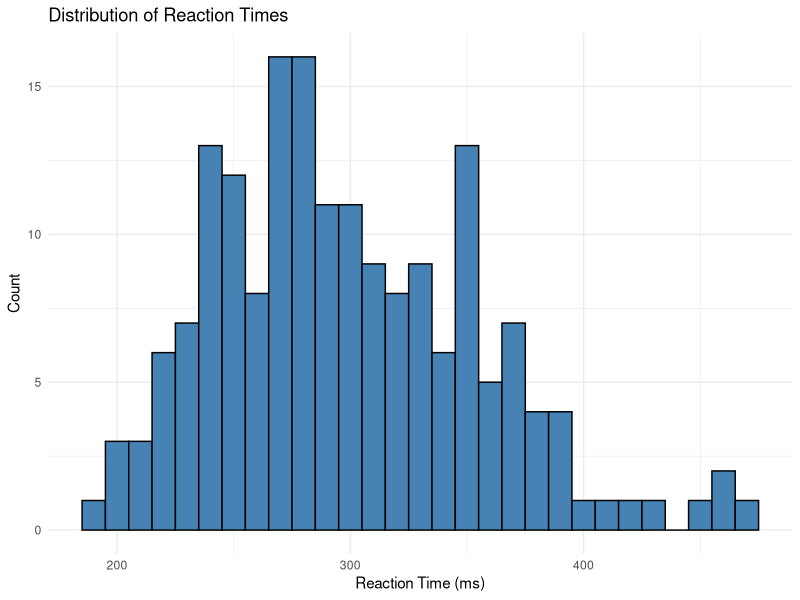
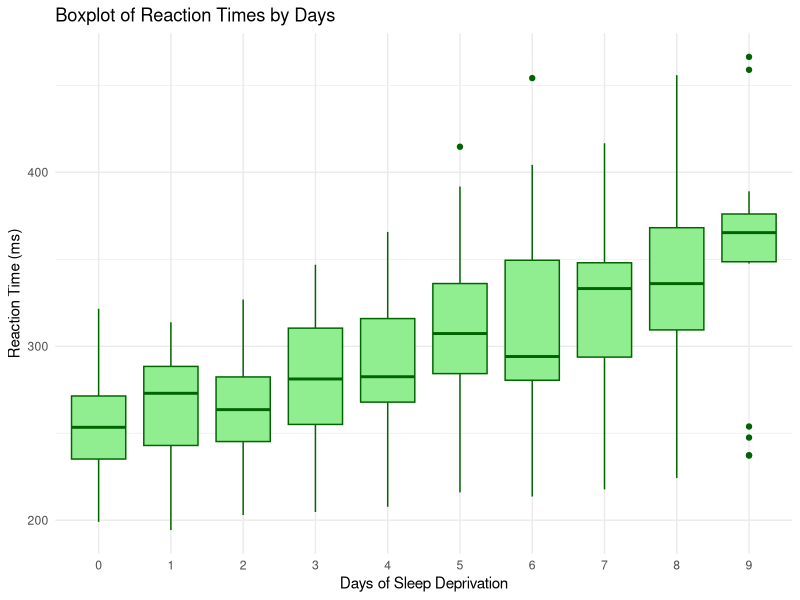
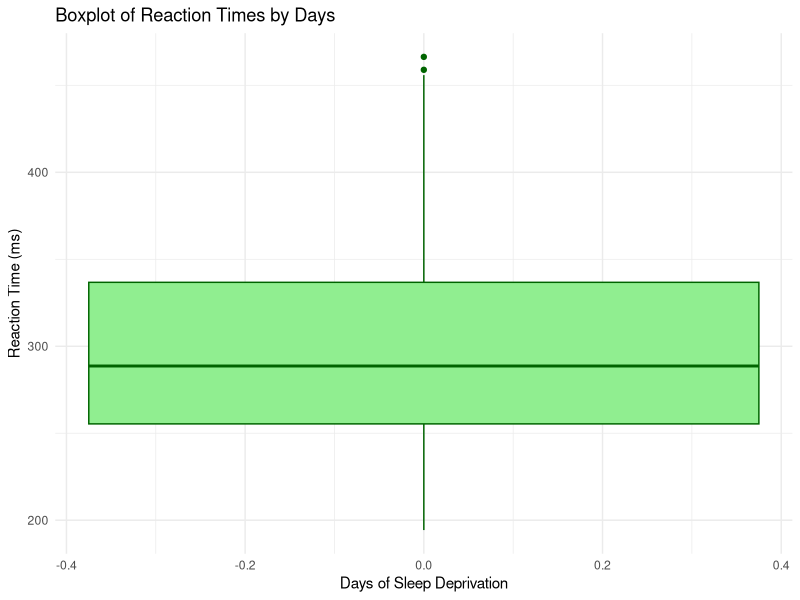
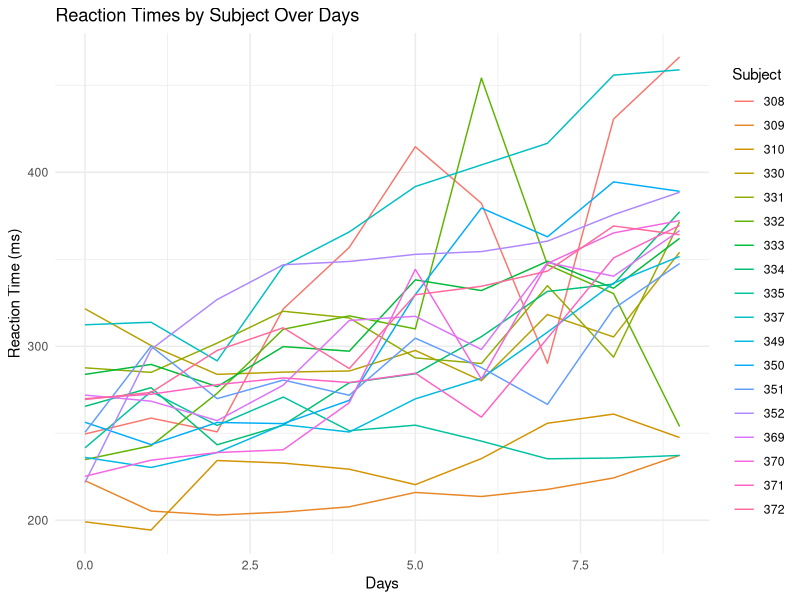
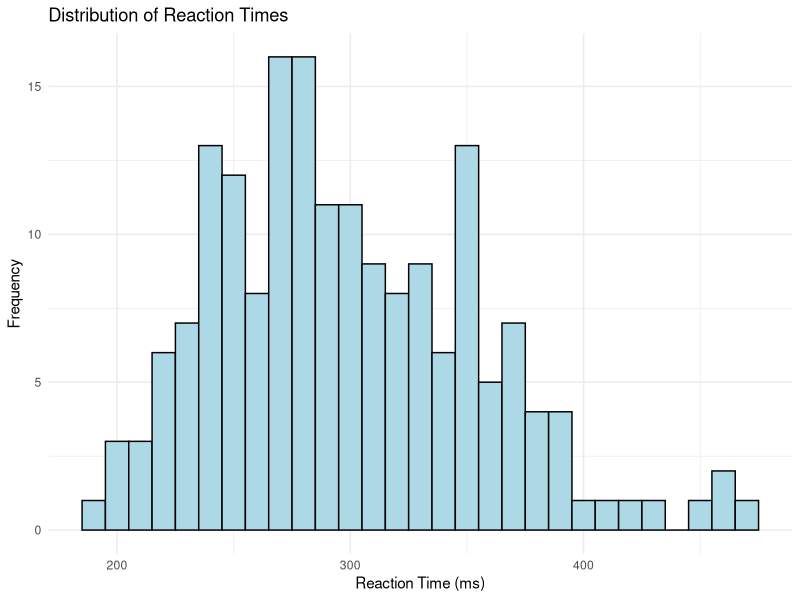
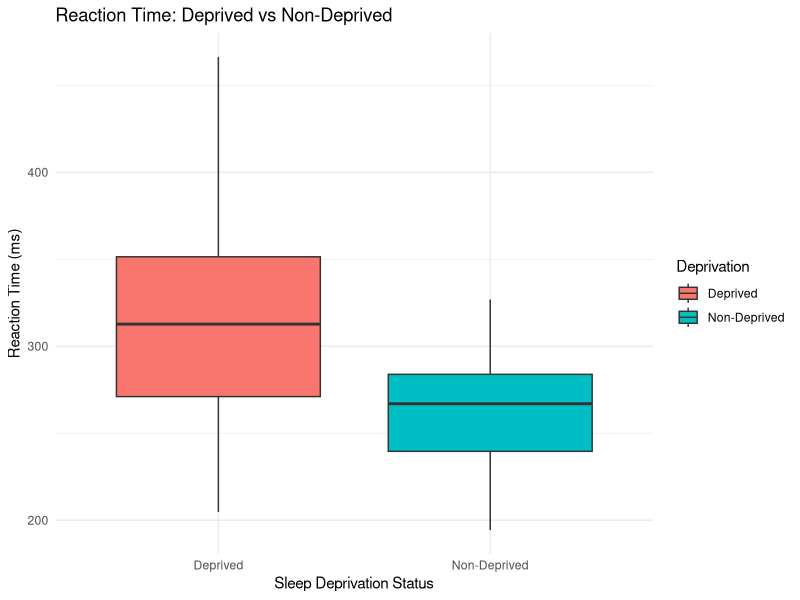
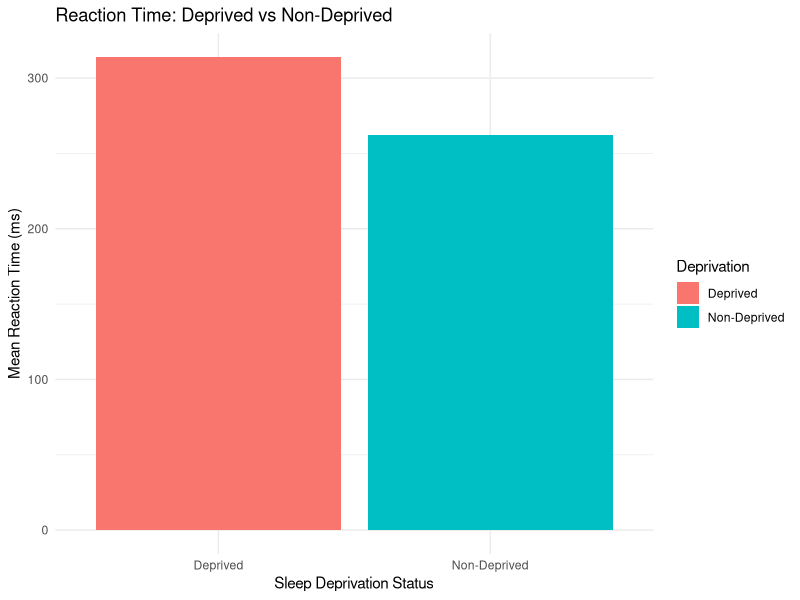
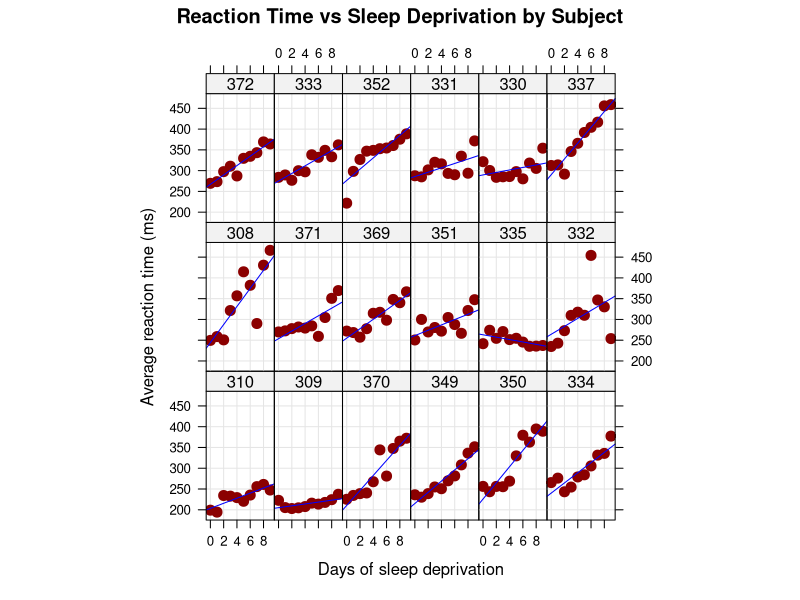

Generate these figures, in order, with R: (Note: this script raises an error after producing the figures.)
# import the adequate libraries
library(tidyverse)
library(broom)
library(lme4)

data(sleepstudy)
?sleepstudy



# Here I performed descriptive analysis to see the first five rows of my data
head(sleepstudy)


#   Reaction Days Subject
# 1 249.5600    0     308
# 2 258.7047    1     308
# 3 250.8006    2     308
# 4 321.4398    3     308
# 5 356.8519    4     308

# I also checked the data for the number of observation which is 180 and with 3 variables or columns
str(sleepstudy)
# > str(sleepstudy)
# 'data.frame':   180 obs. of  3 variables:
#  $ Reaction: num  250 259 251 321 357 ...
#  $ Days    : num  0 1 2 3 4 5 6 7 8 9 ...
#  $ Subject : Factor w/ 18 levels "308","309","310",..: 1 1 1 1 1 1 1 1 1 1 ...


# ?sleepstudy we explored the variables in the datasets
# Reaction: Reaction time (ms) is the dependent variable.
# Days: Number of days of sleep deprivation (independent variable).
# Subject: Random effect variable indicating the individual.


# We also check summary() to check for the summary statistics of the datasets and we found that
# the means of the Reaction is 298.5 millisecs
# the means of the Days is 4.5days


summary(sleepstudy)

# > summary(sleepstudy)
#     Reaction          Days        Subject
#  Min.   :194.3   Min.   :0.0   308    : 10
#  1st Qu.:255.4   1st Qu.:2.0   309    : 10
#  Median :288.7   Median :4.5   310    : 10
#  Mean   :298.5   Mean   :4.5   330    : 10
#  3rd Qu.:336.8   3rd Qu.:7.0   331    : 10
#  Max.   :466.4   Max.   :9.0   332    : 10
#                                (Other):120



# Here we plot visualizations to further understand the data


# We plotted the graph of Reaction time to see the distribution more clearly,we plotted the Histogram
ggplot(sleepstudy, aes(x = Reaction)) +
  geom_histogram(binwidth = 10, fill = "steelblue", color = "black") +
  theme_minimal() +
  labs(title = "Distribution of Reaction Times", x = "Reaction Time (ms)", y = "Count")


# We also found the factor levels of days, since it is a categorical variable and saved it into a variable x
# Then we plotted a boxplot of reaction times by days where x is the days of sleep deprivation.

x <- factor(sleepstudy$Days)

ggplot(sleepstudy, aes(x, y = Reaction)) +
  geom_boxplot(fill = "lightgreen", color = "darkgreen") +
  theme_minimal() +
  labs(title = "Boxplot of Reaction Times by Days", x = "Days of Sleep Deprivation", y = "Reaction Time (ms)")



ggplot(sleepstudy, aes(, y = Reaction)) +
  geom_boxplot(fill = "lightgreen", color = "darkgreen") +
  theme_minimal() +
  labs(title = "Boxplot of Reaction Times by Days", x = "Days of Sleep Deprivation", y = "Reaction Time (ms)")


ggplot(sleepstudy, aes(x = Days, y = Reaction, group = Subject, color = Subject)) +
  geom_line() +
  theme_minimal() +
  labs(title = "Reaction Times by Subject Over Days", x = "Days", y = "Reaction Time (ms)")



ggplot(sleepstudy, aes(x = Reaction)) +
  geom_histogram(binwidth = 10, fill = "lightblue", color = "black") +
  labs(
    title = "Distribution of Reaction Times",
    x = "Reaction Time (ms)",
    y = "Frequency"
  ) +
  theme_minimal()






str(sleepstudy)


# Since sleep deprivation begins from day 2, we can account for that in our visualization.


# Here we added a new column to sleepstudy, using a conditional, saying if the Days is greater than 2, then Deprivation started
# If not set to 'Non-Deprivation'
sleepstudy$Deprivation <- ifelse(sleepstudy$Days > 2, "Deprived", "Non-Deprived")



# We group the deprivation column and we performed descriptive analysis on the data for each of
# deprived or non-deprived
sleepstudy %>%
  group_by(Deprivation) %>%
  summarise(
    Mean_Reaction = mean(Reaction),
    SD_Reaction = sd(Reaction),
    Median_Reaction = median(Reaction),
    Min_Reaction = min(Reaction),
    Max_Reaction = max(Reaction)
  )



#   Deprivation  Mean_Reaction SD_Reaction Median_Reaction Min_Reaction
#   <chr>                <dbl>       <dbl>           <dbl>        <dbl>
# 1 Deprived              314.        57.5            313.         205.
# 2 Non-Deprived          262.        31.4            267.         194.


# We used a boxplot to plot the Reaction Times against the two categories of deprivation - Deprived and Non-deprived
ggplot(sleepstudy, aes(x = Deprivation, y = Reaction, fill = Deprivation)) +
  geom_boxplot() +
  labs(
    title = "Reaction Time: Deprived vs Non-Deprived",
    x = "Sleep Deprivation Status",
    y = "Reaction Time (ms)"
  ) +
  theme_minimal()



# Here we plotted a bar plot for mean Reaction time against deprivation status
ggplot(sleepstudy, aes(x = Deprivation, y = Reaction, fill = Deprivation)) +
  stat_summary(fun = mean, geom = "bar", position = "dodge") +
  labs(
    title = "Reaction Time: Deprived vs Non-Deprived",
    x = "Sleep Deprivation Status",
    y = "Mean Reaction Time (ms)"
  ) +
  theme_minimal()


#
# Here we loaded the lattice package, used for creating advanced statistical grpahics
require(lattice)

# We plotted the response variable (REaction) on the y-axes and the
# explanatory variable (Days, sleep derivation)
xyplot(Reaction ~ Days | Subject,
  data = sleepstudy,
  # We defined components for the grid, points, and regression lines
  type = c("g", "p", "r"),
  # WE set the regression line color
  col.line = "blue",
  # We set our point style
  pch = 19,
  # We set the point size
  cex = 1.2,
  # Point color
  col = "darkred",
  # We then sorted by intercept of the plotted regression line
  index = function(x, y) coef(lm(y ~ x))[1],
  xlab = "Days of sleep deprivation",
  ylab = "Average reaction time (ms)",
  main = "Reaction Time vs Sleep Deprivation by Subject",
  aspect = "xy"
)

?sleepstudy()
# we experimented with the ggplot to plot the same graph
ggplot(sleepstudy, aes(x = Days, y = Reaction)) +
  geom_point() +
  scale_x_continuous(breaks = 0:9) +
  facet_wrap(~Subject)

# We created a new variable 'experiment_started'
# We piped the sleepstudy dataset into a filter
# The filter function is used to select the Days value of 2 or more
# Since Day 0, Day 1 were adaptation and training (T1/T2) respectively,
# day 2 was baseline (B); sleep deprivation started after day 2.
# Now, we says a new column called 'days_deprived'
experiment_started <- sleepstudy %>%
  filter(Days >= 2L) %>%
  mutate(days_deprived = Days - 2L)


# we printed the first six observation of the new tibble
head(experiment_started)

# > head(experiment_started)
#   Reaction Days Subject days_deprived
# 1 250.8006    2     308             0
# 2 321.4398    3     308             1
# 3 356.8519    4     308             2
# 4 414.6901    5     308             3
# 5 382.2038    6     308             4
# 6 290.1486    7     308             5


# We then performed a descriptive statistics of the new dataset
experiment_started %>% count(days_deprived, Days)
#   days_deprived Days  n
# 1             0    2 18
# 2             1    3 18
# 3             2    4 18
# 4             3    5 18
# 5             4    6 18
# 6             5    7 18
# 7             6    8 18
# 8             7    9 18


# Here we plotted the scatter plot by facets using the filtered data we called "experiment_started"
require(lattice)
xyplot(Reaction ~ Days | Subject,
  data = experiment_started,
  # We defined components for the grid, points, and regression lines
  type = c("g", "p", "r"),
  # WE set the regression line color
  col.line = "blue",
  # We set our point style
  pch = 19,
  # We set the point size
  cex = 1.2,
  # Point color
  col = "darkred",
  # We then sorted by intercept of the plotted regression line
  index = function(x, y) coef(lm(y ~ x))[1],
  xlab = "Days of sleep deprivation",
  ylab = "Average reaction time (ms)",
  main = "Reaction Time vs Sleep Deprivation by Subject with 2 as baseline",
  aspect = "xy"
)


# We plotted a facet_wrap histogram by days, to visualize the reactions of each subject per day
# using DAY2 as Baseline
ggplot(experiment_started, aes(x = Reaction, fill = factor(Days))) +
  geom_histogram(binwidth = 20, alpha = 0.8, position = "dodge") +
  facet_wrap(~Days, scales = "free_y") +
  labs(
    title = "Histogram of Reaction Times by Day",
    x = "Reaction Time",
    y = "Count",
    fill = "Day"
  ) +
  theme_minimal()

# Here, we plotted the boxplot by days, wrapping it in facets by the days.
# We used Day 2 as our new baseline
ggplot(experiment_started, aes(x = factor(Days), y = Reaction, fill = factor(Days))) +
  geom_boxplot(alpha = 0.6) +
  facet_wrap(~days_deprived, scales = "free") +
  labs(title = "Boxplot of Reaction Times by Day and Deprivation Level", x = "Day", y = "Reaction Time", fill = "Day") +
  theme_minimal()


# We performed the normal linear regression, plotting the days_deprived
complete_pooling_mdl <- lm(Reaction ~ days_deprived, experiment_started)
summary(complete_pooling_mdl)



# Call:
# lm(formula = Reaction ~ days_deprived, data = experiment_started)

# Residuals:
#      Min       1Q   Median       3Q      Max
# -112.284  -26.732    2.143   27.734  140.453

# Coefficients:
#               Estimate Std. Error t value Pr(>|t|)
# (Intercept)    267.967      7.737  34.633  < 2e-16 ***
# days_deprived   11.435      1.850   6.183 6.32e-09 ***
# ---
# Signif. codes:  0 '***' 0.001 '**' 0.01 '*' 0.05 '.' 0.1 ' ' 1

# Residual standard error: 50.85 on 142 degrees of freedom
# Multiple R-squared:  0.2121,    Adjusted R-squared:  0.2066
# F-statistic: 38.23 on 1 and 142 DF,  p-value: 6.316e-09


# (Intercept): 267.967
# This is the estimated value of Reaction when days_deprived is 0.
# In other words, when there is no deprivation, the expected reaction is approximately 268 units.


# days_deprived: 11.435
# This is the slope coefficient, representing the change in Reaction for each additional day of deprivation.
# For every day of deprivation, the model predicts that the Reaction will increase by approximately 11.435 units.



# The residual standard error is 50.85, which is a measure of the typical size of the residuals (errors) in the model.
# It indicates that, on average, the observed reactions deviate from the predicted values by 50.85 units.


# General Summary

# The model shows a positive relationship between days_deprived and Reaction. For every additional day of deprivation,
# the expected Reaction increases by 11.435 units.
# Both the intercept and the slope are statistically
# significant, meaning the model is a good fit for the data.
# The model explains about 21.2% of the variance in Reaction,
# suggesting that while days_deprived is an important predictor,
# other factors likely contribute to the variability in Reaction.




# I extracted the coefficient of the model
coef(complete_pooling_mdl)
#  (Intercept) days_deprived
#     267.96742      11.43543



# Plotted a one size fits all plot to visualize the regression across the days
complete <- ggplot(experiment_started, aes(x = days_deprived, y = Reaction)) +
  geom_abline(intercept = coef(complete_pooling_mdl)[1], slope = coef(complete_pooling_mdl)[2], color = "red") +
  geom_point() +
  scale_x_continuous(breaks = 0:7) +
  facet_wrap(~Subject) +
  labs(y = "Reaction Time", x = "Days deprived of sleep (0 = baseline)")

ggsave("complete.png", plot = complete, width = 8, height = 6, dpi = 300)
# We see a bad fit.


# NO POOL
experiment_started %>% summary()
#    Reaction          Days         Subject   days_deprived
#  Min.   :203.0   Min.   :2.00   308    : 8   Min.   :0.00
#  1st Qu.:265.2   1st Qu.:3.75   309    : 8   1st Qu.:1.75
#  Median :303.2   Median :5.50   310    : 8   Median :3.50
#  Mean   :308.0   Mean   :5.50   330    : 8   Mean   :3.50
#  3rd Qu.:347.7   3rd Qu.:7.25   331    : 8   3rd Qu.:5.25
#  Max.   :466.4   Max.   :9.00   332    : 8   Max.   :7.00
#                                 (Other):96


no_pool_model <- lm(Reaction ~ days_deprived + Subject + days_deprived:Subject, data = experiment_started)


summary(no_pool_model)


all_intercepts <- c(
  coef(no_pool_model)["(Intercept)"],
  coef(no_pool_model)[3:19] + coef(no_pool_model)["(Intercept)"]
)

all_slopes <- c(
  coef(no_pool_model)["days_deprived"],
  coef(no_pool_model)[20:36] + coef(no_pool_model)["days_deprived"]
)

ids <- experiment_started %>%
  pull(Subject) %>%
  levels() %>%
  factor()

# make a tibble with the data extracted above
np_coef <- tibble(
  Subject = ids,
  intercept = all_intercepts,
  slope = all_slopes
)

np_coef


nopool <- ggplot(experiment_started, aes(x = days_deprived, y = Reaction)) +
  geom_abline(
    data = np_coef,
    mapping = aes(
      intercept = intercept,
      slope = slope
    ),
    color = "blue"
  ) +
  geom_point() +
  scale_x_continuous(breaks = 0:7) +
  facet_wrap(~Subject) +
  labs(y = "Reaction Time", x = "Days deprived of sleep (0 = baseline)")

ggsave("nopool.png", plot = complete, width = 8, height = 6, dpi = 300)



# Mixed Effects Model

final_model1 <- lmer(Reaction ~ days_deprived + (days_deprived | Subject), experiment_started)


summary(final_model1)


# summary(final_model1)
# Linear mixed model fit by REML ['lmerMod']
# Formula: Reaction ~ days_deprived + (days_deprived | Subject)
#    Data: experiment_started

# REML criterion at convergence: 1404.1

# Scaled residuals:
#     Min      1Q  Median      3Q     Max
# -4.0157 -0.3541  0.0069  0.4681  5.0732

# Random effects:
#  Groups   Name          Variance Std.Dev. Corr
#  Subject  (Intercept)   958.35   30.957
#           days_deprived  45.78    6.766   0.18
#  Residual               651.60   25.526
# Number of obs: 144, groups:  Subject, 18

# Fixed effects:
#               Estimate Std. Error t value
# (Intercept)    267.967      8.266  32.418
# days_deprived   11.435      1.845   6.197

# Correlation of Fixed Effects:
#             (Intr)
# days_deprvd -0.062


# Random Effects Summary
# (Intercept):
# Variance = 958.35; Std.Dev. = 30.957.
# This indicates substantial variability in baseline reaction times (intercepts) across subjects.
# days_deprived:

# Variance = 45.78; Std.Dev. = 6.766.
# This indicates moderate variability in how sensitive different subjects are to days_deprived.
# Residual:

# Variance = 651.60; Std.Dev. = 25.526.
# The residual variability reflects the variability in Reaction not explained by the fixed or random effects.



# Fixed Effects Summary:
# (Intercept):

# Estimate = 267.967.
# This is the average baseline Reaction when days_deprived = 0, across all subjects.
# A t-value of 32.418 (very large) indicates the intercept is highly significant.
# days_deprived:

# Estimate = 11.435.
# For each additional day of deprivation, the Reaction increases by 11.435 units on average.
# The standard error (SE) = 1.845 is relatively small, leading to a high t-value of 6.197, indicating this effect is highly significant.




mixed <- ggplot(experiment_started, aes(x = days_deprived, y = Reaction)) +
  geom_point() + # Plot the raw data points
  geom_abline(aes(intercept = fixef(final_model1)[1], slope = fixef(final_model1)[2]),
    color = "red"
  ) + # Add the fixed effect regression line
  # Add random effect lines for each subject
  geom_abline(
    aes(
      intercept = fixef(final_model1)[1] + ranef(final_model1)$Subject[as.character(Subject), "(Intercept)"],
      slope = fixef(final_model1)[2] + ranef(final_model1)$Subject[as.character(Subject), "days_deprived"]
    ),
    color = "blue", alpha = 0.3
  ) + # Random effect lines (with transparency)
  scale_x_continuous(breaks = 0:7) +
  facet_wrap(~Subject) +
  labs(y = "Reaction Time", x = "Days deprived of sleep (0 = baseline)") +
  theme_minimal()

# Save the plot as an image
ggsave("mixed.png", plot = mixed, width = 8, height = 6, dpi = 300)

mixed
final_model2 <- lmer(Reaction ~ days_deprived + (1 | Subject) + (0 + days_deprived | Subject), experiment_started)

anova(final_model1, final_model2)



newdata <- crossing(
  Subject = experiment_started %>% pull(Subject) %>% levels() %>% factor(),
  days_deprived = 0:7
)

head(newdata, 17)


newdata2 <- newdata %>%
  mutate(Reaction = predict(final_model1, newdata))

mixed <- ggplot(experiment_started, aes(x = days_deprived, y = Reaction)) +
  geom_line(
    data = newdata2,
    color = "red"
  ) +
  geom_point() +
  scale_x_continuous(breaks = 0:7) +
  facet_wrap(~Subject) +
  labs(y = "Reaction Time", x = "Days deprived of sleep (0 = baseline)")

ggsave("mixed.png", plot = complete, width = 8, height = 6, dpi = 300)

mixed

fixef(mixed_effect_model)
confint(mixed_effect_model)
